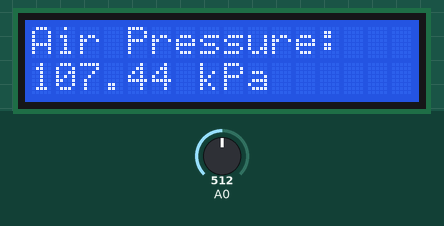
The sketch below on a simulated Arduino Uno, built with avr-gcc and run on an emulated ATmega328P. On the bench: 16×2 character LCD. The test bench sets the inputs (shaded band); at power-on: A0 = 512. What the sketch prints to the serial monitor is not drawn.

Above: at 1.2 s.
1.3 s: A0 set to 716
At 5.8 s:
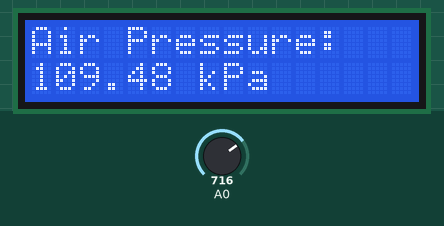
7.3 s: A0 set to 900
At 10.9 s:
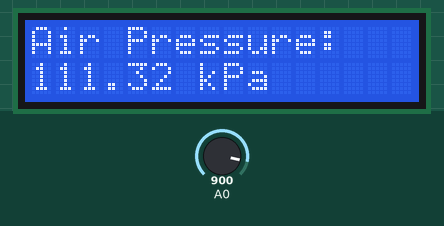
13.3 s: A0 set to 1023
At 16.0 s:
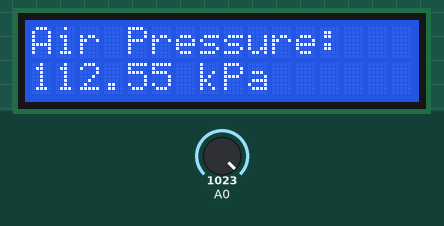
Timing chart, 0 to 17.5 s (numbered marks = the images above; inputs shaded):
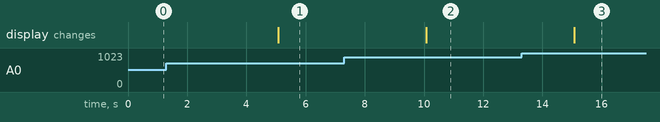

The sketch:

LCDAIRPRESSUREVERIFIREDsketch_aug16a_copy_20241022101213.ino
```cpp
#include <LiquidCrystal.h>
#include <Wire.h>

const float SensorOffset = -10232.0;

// Initialize the LiquidCrystal library with the interface pins
LiquidCrystal lcd(13, 12, 11, 10, 9, 8);

void setup() {
  // Set up the LCD's number of columns and rows:
  lcd.begin(16, 2);

  // Print a static message to the LCD
  lcd.print("Air Pressure:");

  // Initialize serial communication at 9600 bits per second:
  Serial.begin(9600);
}

void loop() {
  // Read the input on analog pin 0:
  float sensorValue = (analogRead(A0) - SensorOffset) / 100.0; // Calibration

  // Print out the value to the Serial Monitor:
  Serial.print("Air Pressure: ");
  Serial.print(sensorValue, 2);
  Serial.println(" kPa");

  // Set the cursor to the second row and first column
  lcd.setCursor(0, 1);

  // Print the sensor value on the LCD
  lcd.print(sensorValue, 2);
  lcd.print(" kPa    "); // Padding with spaces to clear previous characters

  delay(5000);  // Delay in between reads for stability
}
```

Measured:
- after the input at 1.3 s, the display: changes after 3.8 s (image 1)
- after the input at 7.3 s, the display: changes after 2.8 s (image 2)
- after the input at 13.3 s, the display: changes after 1.8 s (image 3)
